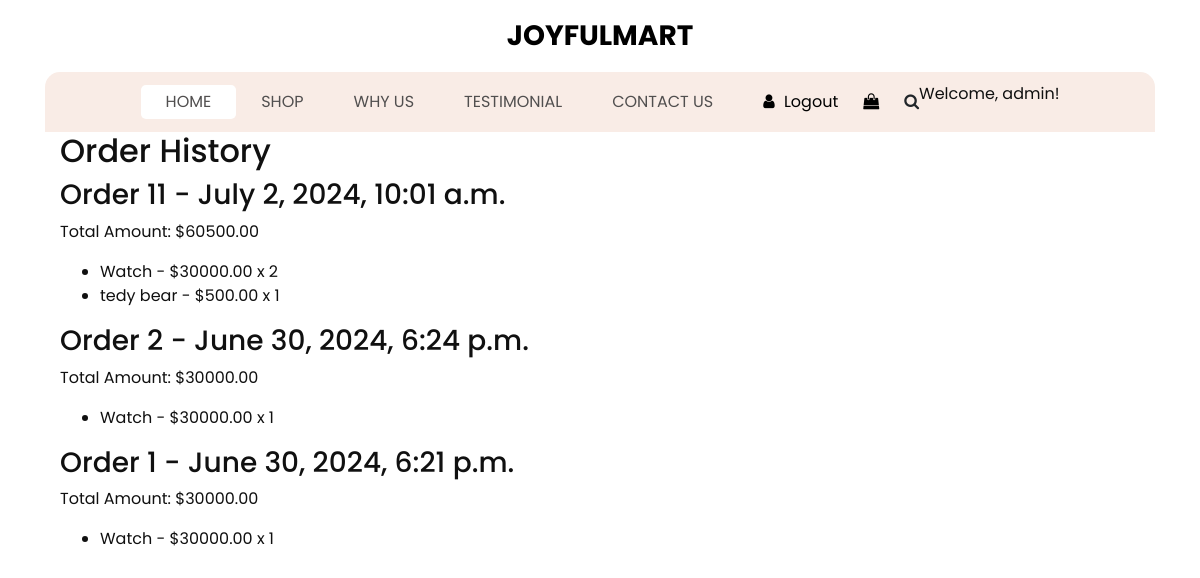
The app's page /order-history/ (signed in) with its own data.
### ecomapp/models.py (models this page shows, shortened)
class Order(models.Model):
    user = models.ForeignKey(User, on_delete=models.CASCADE)
    created_at = models.DateTimeField(auto_now_add=True)
    total_amount = models.DecimalField(max_digits=10, decimal_places=2)

class OrderItem(models.Model):
    order = models.ForeignKey(Order, on_delete=models.CASCADE, related_name='items')
    product = models.ForeignKey(Product, on_delete=models.CASCADE)
    quantity = models.PositiveIntegerField()

class Product(models.Model):
    name = models.CharField(max_length=255)
    description = models.TextField()
    price = models.DecimalField(max_digits=10, decimal_places=2)
    image = models.ImageField(upload_to='products/')
    is_new = models.BooleanField(default=True)

### ecomapp/views.py (the view)
# urls.py: path('order-history/', views.order_history_view, name='order_history'),
@login_required
def order_history_view(request):
    orders = Order.objects.filter(user=request.user).order_by('-created_at')
    return render(request, 'ecomapp/order_history.html', {'orders': orders})

### ecomapp/templates/ecomapp/order_history.html (shortened to what this page needs)
{% load static %}
<!DOCTYPE html>
<html>
<head>
  <link rel="stylesheet" type="text/css" href="{% static 'ecomapp/css/bootstrap.css' %}" />
  <link href="{% static 'ecomapp/css/style.css' %}" rel="stylesheet" />
  <link href="{% static 'ecomapp/css/responsive.css' %}" rel="stylesheet" />
</head>
<body>
  <div class="hero_area">
    <header class="header_section">
      <nav class="navbar navbar-expand-lg custom_nav-container ">
        <a class="navbar-brand" href="{% url 'index' %}">
          <span>
            JoyfulMart
          </span>
        </a>
        <div class="collapse navbar-collapse" id="navbarSupportedContent">
          <ul class="navbar-nav  ">
            <li class="nav-item active">
              <a class="nav-link" href="{% url 'index' %}">Home <span class="sr-only">(current)</span></a>
            </li>
            <li class="nav-item">
              <a class="nav-link" href="{% url 'shop' %}">
                Shop
              </a>
            </li>
            <li class="nav-item">
              <a class="nav-link" href="{% url 'why' %}">
                Why Us
              </a>
            </li>
            <li class="nav-item">
              <a class="nav-link" href="{% url 'testimonial' %}">
                Testimonial
              </a>
            </li>
            <li class="nav-item">
              <a class="nav-link" href="{% url 'contact' %}">Contact Us</a>
            </li>
          </ul>
          <div class="user_option">
            <a href="{% url 'logout' %}">
              <i class="fa fa-user" aria-hidden="true"></i>
              <span>
                Logout
              </span>
            </a>
            <a href="{% url 'cart' %}">
              <i class="fa fa-shopping-bag" aria-hidden="true"></i>
            </a>
            <form class="form-inline ">
              <button class="btn nav_search-btn" type="submit">
                <i class="fa fa-search" aria-hidden="true"></i>
              </button>
            </form>
            <span class = "text-edit" >
                <P>Welcome, {{ user.username }}!</P>
            </span>
          </div>
        </div>
      </nav>
    </header>
  <div class="container">
    <h2>Order History</h2>
    {% for order in orders %}
    <div class="order">
      <h3>Order {{ order.id }} - {{ order.created_at }}</h3>
      <p>Total Amount: ${{ order.total_amount }}</p>
      <ul>
        {% for item in order.items.all %}
        <li>{{ item.product.name }} - ${{ item.product.price }} x {{ item.quantity }}</li>
        {% endfor %}
      </ul>
    </div>
    {% endfor %}
  </div>
</body>
</html>

### ecomapp/static/ecomapp/css/style.css (style rules this page uses)
body { font-family: "poppins", sans-serif; color: #101010; background-color: #ffffff; }
.hero_area { padding: 0 45px; }
#navbarSupportedContent { width: 100%; background-color: #f9ece6; -webkit-box-pack: center; -ms-flex-pack: center; justify-content: center; padding: 10px 0; border-radius: 15px 15px 0 0; }
#navbarSupportedContent .navbar-nav .nav-link { padding: 5px 25px; color: #514f4f; text-align: center; text-transform: uppercase; border-radius: 5px; }
#navbarSupportedContent .nav-item.active .nav-link { background-color: #ffffff; }
a, a:hover, a:focus { text-decoration: none; }
.btn, .btn:focus { outline: none !important; -webkit-box-shadow: none; box-shadow: none; }
.navbar-brand { margin: 15px 0; padding: 0; }
.navbar-brand span { font-size: 28px; font-weight: bold; color: #000000; text-transform: uppercase; margin: 0; padding: 0; }
.custom_nav-container .nav_search-btn { padding: 0; border: none; }
.custom_nav-container { z-index: 99999; padding: 0; -webkit-box-orient: vertical; -webkit-box-direction: normal; -ms-flex-direction: column; flex-direction: column; -webkit-box-align: center; -ms-flex-align: center; align-items: center; }
.user_option { display: -webkit-box; display: -ms-flexbox; display: flex; -webkit-box-align: center; -ms-flex-align: center; align-items: center; margin-left: 25px; }
.user_option a { margin-right: 25px; color: #000000; }
.user_option a span { margin-left: 5px; }

### ecomapp/static/ecomapp/css/responsive.css (style rules this page uses)
@media (min-width: 1200px) { .container { max-width: 1170px; } }

### records on screen
Order: id "11", created_at "July 2, 2024, 10:01 a.m.", total_amount "60500.00"
OrderItem: product.name "Watch", product.price "30000.00", quantity "2"
OrderItem: product.name "tedy bear", product.price "500.00", quantity "1"
Order: id "2", created_at "June 30, 2024, 6:24 p.m.", total_amount "30000.00"
OrderItem: product.name "Watch", product.price "30000.00", quantity "1"
Order: id "1", created_at "June 30, 2024, 6:21 p.m.", total_amount "30000.00"
OrderItem: product.name "Watch", product.price "30000.00", quantity "1"

### other values on screen
{{ user.username }} "admin"
